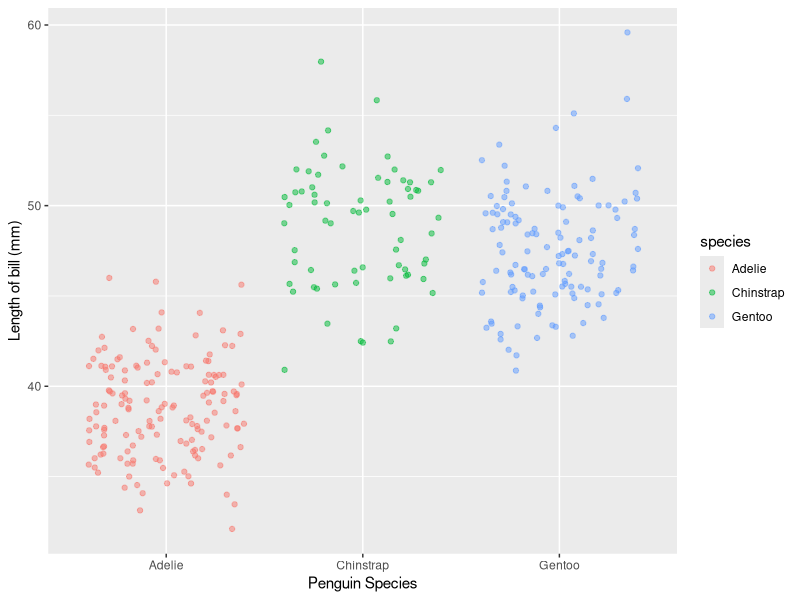

Write the R code that produced this figure.
## ---- chunk 1
knitr::opts_chunk$set(echo = TRUE)
library(tidyverse)
library(palmerpenguins)
## ---- chunk 2
trash_repo2 <- penguins %>% 
  select(bill_length_mm, species)
## ---- chunk 3
ggplot(data = trash_repo2, aes(x = species, y = bill_length_mm)) +
	geom_jitter(aes(color = species), alpha = 0.5)+
  labs(x = "Penguin Species", y = "Length of bill (mm)")
